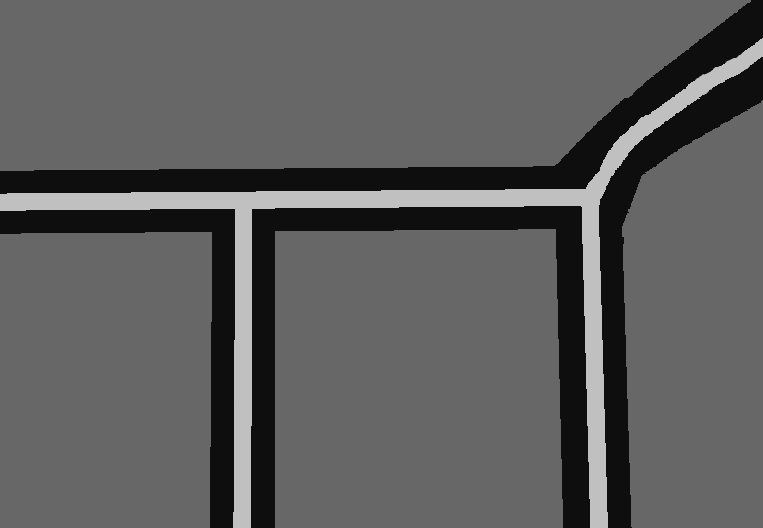
#> input picture RRt_Conf/prototipos/Pb4.png, 763 x 528 px
$ python rrt_basico_siar_v0_mejorado.py
#> lines starting #> are read from the running program, lines starting #| are printed output that depends on the picture; after the words box and inside, x2 and y2 are one past the last pixel; in counts of white or black regions, pixels touching at a corner belong together
### RRt_Conf/prototipos/rrt_basico_siar_validacion_mejorada.py
import math
import random

import cv2
import numpy as np


seccion_tunel_m = 1
escala_px_por_m = 62 / seccion_tunel_m
tabla_configuraciones = [
    (0, 0.51, 0.14),
    (10, 0.58, 0.12),
    (20, 0.64, 0.09),
    (30, 0.68, 0.06),
    (40, 0.70, 0.04),
    (50, 0.71, 0.02),
    (60, 0.71, 0.00),
    (70, 0.71, -0.01),
    (80, 0.70, -0.03),
    (90, 0.69, -0.05),
    (100, 0.68, -0.07),
    (110, 0.66, -0.08),
    (120, 0.64, -0.10),
    (130, 0.61, -0.11),
    (140, 0.58, -0.12),
    (150, 0.51, -0.14),
]


def calcular_largo(ancho):
    return -0.675 * ancho + 1.3175


def _datos_sensor(sensor_id):
    return tabla_configuraciones[sensor_id // 10][1:]


class Nodo:
    def __init__(self, x, y, theta, sensor_id, padre=None):
        self.x = x
        self.y = y
        self.theta = theta
        self.sensor_id = sensor_id
        self.padre = padre

    def distancia(self, otro):
        return math.hypot(self.x - otro.x, self.y - otro.y)


class RRT_SIAR:
    def __init__(self, mapa_path):
#> called with mapa_path = 'RRt_Conf/prototipos/Pb4.png'
        self.mapa = cv2.imread(mapa_path)
#> self.mapa is the input picture: shape (528, 763, 3); mean B, G, R 93.2, 93.2, 93.2
        self.gray = cv2.cvtColor(self.mapa, cv2.COLOR_BGR2GRAY)
        self.mask_walls = cv2.inRange(self.gray, 90, 110)
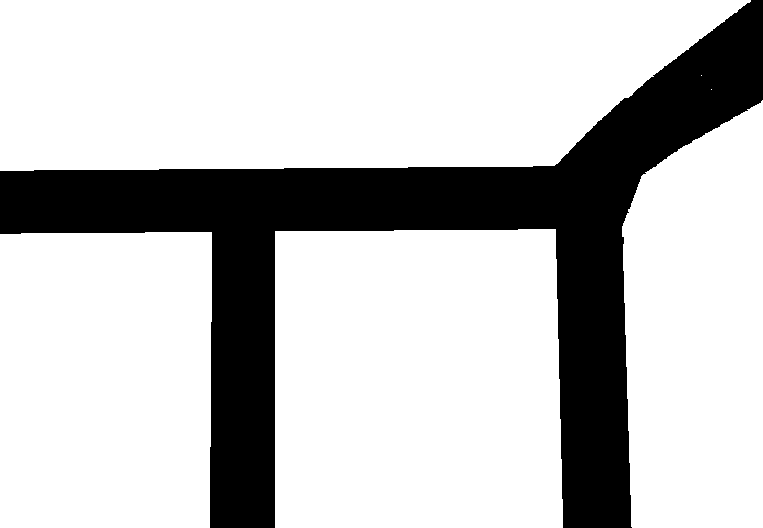
#> self.mask_walls: shape (528, 763); 76.5% white; 1 black region, box (x1, y1, x2, y2) and area: (0, 0, 763, 528) 94478
        self.mask_gutter = cv2.inRange(self.gray, 160, 200)
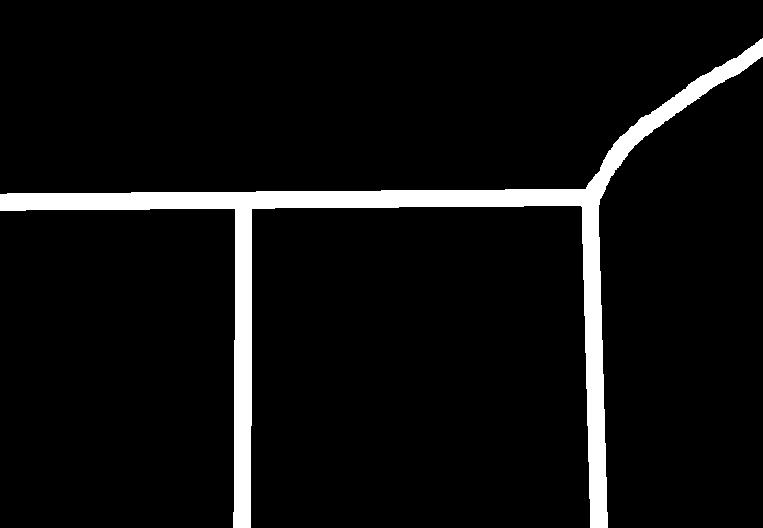
#> self.mask_gutter: shape (528, 763); 6.2% white; 1 white region, box (x1, y1, x2, y2) and area: (0, 38, 763, 528) 25035
        self.kernel3 = cv2.getStructuringElement(cv2.MORPH_ELLIPSE, (3, 3))
        self.height, self.width = self.gray.shape
#> self.height = 528; self.width = 763
        self.nodos = []

    def _rotar_cuerpo(self, x, y, theta, width_px, length_px):
        dx = width_px / 2.0
        dy = length_px / 2.0
        cos_t = math.cos(theta)
        sin_t = math.sin(theta)
        esquinas = np.array([[-dx, -dy], [dx, -dy], [dx, dy], [-dx, dy]], dtype=np.float32)

        cuerpo = np.empty_like(esquinas)
        for i, (px, py) in enumerate(esquinas):
            cuerpo[i] = [
                x + (px * cos_t - py * sin_t),
                y + (px * sin_t + py * cos_t),
            ]

        return cuerpo, cos_t, sin_t

    def validar_configuracion(self, x, y, theta, sensor_id):
        ancho, offset = _datos_sensor(sensor_id)
        largo = calcular_largo(ancho)
        width_px = max(1.0, ancho * escala_px_por_m)
        length_px = max(1.0, largo * escala_px_por_m)
        offset_px = offset * escala_px_por_m

        cuerpo, cos_t, sin_t = self._rotar_cuerpo(x, y, theta, width_px, length_px)
        cuerpo_i = cuerpo.astype(np.int32)
        if (
            (cuerpo[:, 0].min() < 0)
            or (cuerpo[:, 0].max() >= self.width)
            or (cuerpo[:, 1].min() < 0)
            or (cuerpo[:, 1].max() >= self.height)
        ):
            return False

        margin = int(max(1, round(width_px * 0.5 + 2)))
        ksz = max(3, margin | 1)
        kernel = cv2.getStructuringElement(cv2.MORPH_ELLIPSE, (ksz, ksz))
        paredes_dilatadas = cv2.dilate(self.mask_walls, kernel)

        mascara_robot = np.zeros_like(self.gray)
        cv2.fillPoly(mascara_robot, [cuerpo_i], 255)
        if cv2.countNonZero(cv2.bitwise_and(mascara_robot, paredes_dilatadas)) > 0:
            return False

        wheel_dx = width_px / 2.0 * 0.95
        wheel_dy = length_px / 2.5
        wheel_offsets = [
            (-wheel_dx, -wheel_dy),
            (-wheel_dx, 0.0),
            (-wheel_dx, +wheel_dy),
            (+wheel_dx, -wheel_dy),
            (+wheel_dx, 0.0),
            (+wheel_dx, +wheel_dy),
        ]

        support_pts = []
        for wx_off, wy_off in wheel_offsets:
            wx = int(round(x + (wx_off * cos_t - wy_off * sin_t)))
            wy = int(round(y + (wx_off * sin_t + wy_off * cos_t)))
            if 0 <= wx < self.width and 0 <= wy < self.height:
                if paredes_dilatadas[wy, wx] == 0 and self.mask_gutter[wy, wx] != 255:
                    support_pts.append([wx, wy])

        if len(support_pts) < 3:
            return False

        cmx = int(round(x))
        cmy = int(round(y + offset_px * math.cos(theta)))
        hull = cv2.convexHull(np.array(support_pts, dtype=np.int32))
        if cv2.pointPolygonTest(hull.astype(np.float32), (float(cmx), float(cmy)), False) < 0:
            return False

        return True

    def generar_configuracion_valida(self):
        gutter_band = cv2.dilate(self.mask_gutter, self.kernel3)
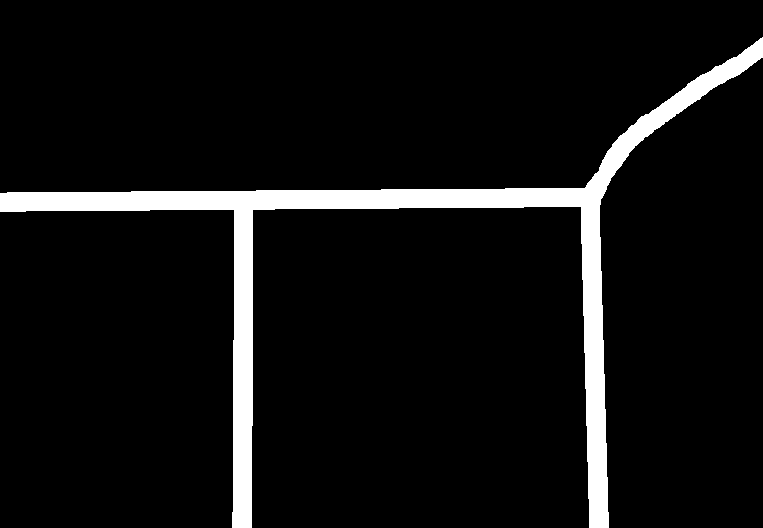
#> gutter_band: shape (528, 763); 6.9% white; 1 white region, box (x1, y1, x2, y2) and area: (0, 37, 763, 528) 27870
        for _ in range(2000):
            y = np.random.randint(0, self.height)
            x = np.random.randint(0, self.width)
            if gutter_band[y, x] != 255:
                continue

            theta = random.uniform(0, 2 * math.pi)
            sensor_id, _, _ = random.choice(tabla_configuraciones)
            if self.validar_configuracion(x, y, theta, sensor_id):
                return Nodo(x, y, theta, sensor_id)

        return None

    # [10 lines left out: function conectar_nodos, not called in this run]

### RRt_Conf/prototipos/rrt_basico_siar_v0_mejorado.py
import math
from pathlib import Path

import cv2
import matplotlib.pyplot as plt
import numpy as np

from rrt_basico_siar_validacion_mejorada import (
    RRT_SIAR,
    calcular_largo,
    tabla_configuraciones,
)


escala_px_por_m = 62
wheel_size = 4
max_iteraciones = 300
epsilon = 10
RUTA_MAPA = Path(__file__).with_name("Pb4.png")


# [122 lines left out: functions construir_arbol, dibujar_arbol, reconstruir_trayecto, dibujar_configuracion, not called in this run]


def main():
    if not RUTA_MAPA.exists():
        raise FileNotFoundError(f"No se encuentra el mapa: {RUTA_MAPA}")

    print(f"Cargando mapa desde: {RUTA_MAPA}")
    rrt = RRT_SIAR(str(RUTA_MAPA))
    inicio = rrt.generar_configuracion_valida()
    objetivo = rrt.generar_configuracion_valida()
#> the loop in generar_configuracion_valida (call 2), `for _ in range(2000):` made 2000 passes
#> (sensor_id, ancho in validar_configuracion, offset in validar_configuracion, largo in validar_configuracion, width_px in validar_configuracion, length_px in validar_configuracion, offset_px in validar_configuracion) on passes 15, 23, 29: (80, 0.7, -0.03, 0.845, 43.4, 52.39, -1.86), (120, 0.64, -0.1, 0.885, 39.68, 54.9, -6.2), (0, 0.51, 0.14, 0.973, 31.62, 60.34, 8.68)
    if inicio is None or objetivo is None:
        print("No se pudo generar una configuracion inicial u objetivo valida.")
        return

    nodos, encontrado = construir_arbol(rrt, inicio, objetivo)
    if not nodos:
        print("No se pudo inicializar el arbol RRT.")
        return

    print(f"Nodos generados: {len(nodos)}")

    img_arbol = dibujar_arbol(rrt, nodos, inicio, objetivo)

    plt.ion()
    fig, ax = plt.subplots(figsize=(10, 8))
    ax.imshow(cv2.cvtColor(img_arbol, cv2.COLOR_BGR2RGB))
    ax.set_title("Arbol RRT con validacion mejorada")
    ax.axis("off")
    plt.pause(2)

    if not encontrado:
        print("No se encontro una trayectoria valida.")
        plt.ioff()
        plt.show()
        return

    img_base = img_arbol.copy()
    trayecto = reconstruir_trayecto(inicio, objetivo)
    for i, nodo in enumerate(trayecto):
        imagen, ancho = dibujar_configuracion(rrt, img_base, nodo)
        print(
            f"Paso {i}: x={int(nodo.x)}, y={int(nodo.y)}, "
            f"theta={nodo.theta:.2f} rad, sensor={nodo.sensor_id}, ancho={ancho:.2f} m"
        )

        ax.clear()
        ax.imshow(cv2.cvtColor(imagen, cv2.COLOR_BGR2RGB))
        ax.set_title(f"Configuracion mejorada paso {i}")
        ax.axis("off")
        plt.pause(1.0)

    plt.ioff()
    plt.show()


if __name__ == "__main__":
    main()

$ run again, with RRt_Conf/prototipos/rrt_SIAR_v0_1.png copied over RRt_Conf/prototipos/Pb4.png
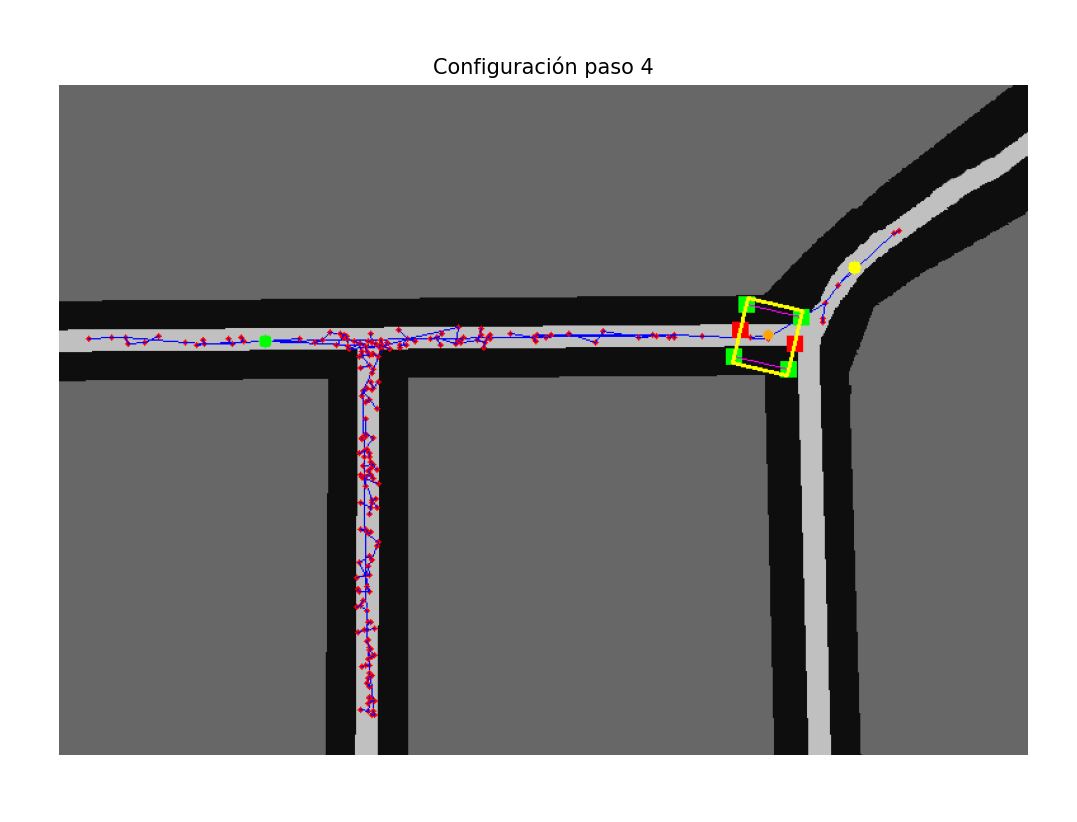
#> input picture RRt_Conf/prototipos/rrt_SIAR_v0_1.png, 1077 x 822 px
#> in __init__, self.mapa is the input picture: shape (822, 1077, 3); mean B, G, R 135.5, 135.2, 135.9
#> in __init__, `self.mask_walls = cv2.inRange(self.gray, 90, 110)`:
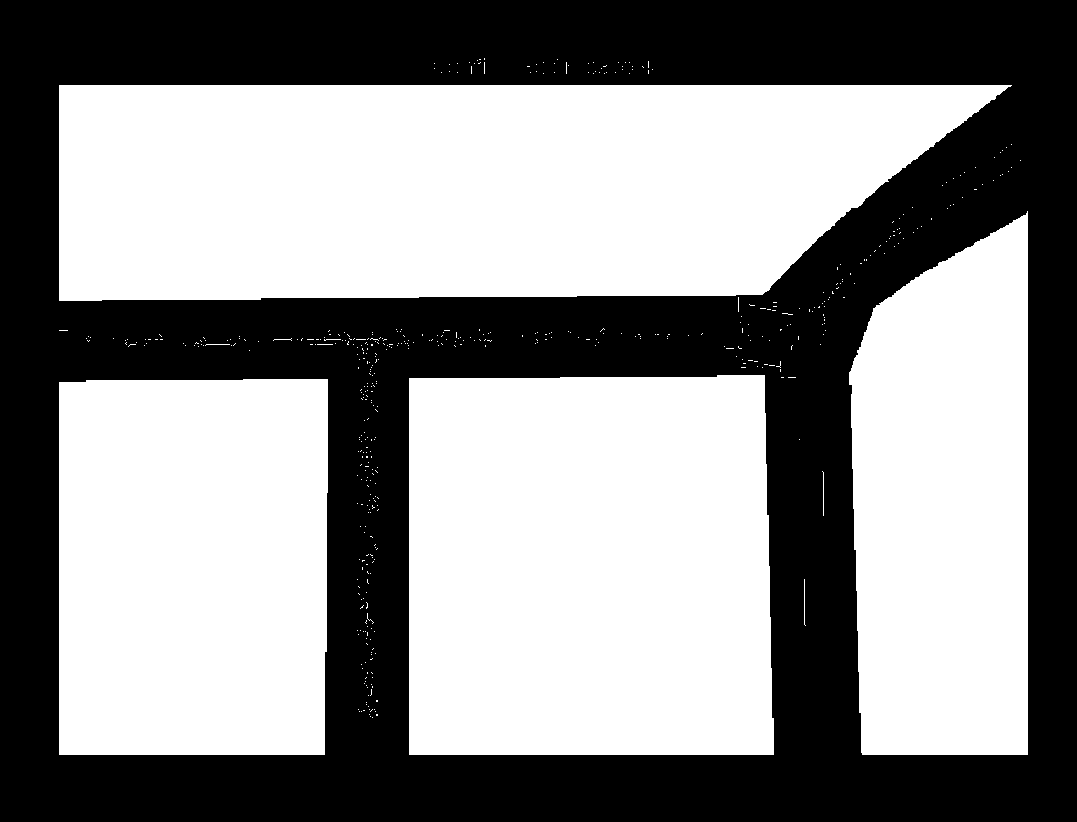
#> self.mask_walls: shape (822, 1077); 56.1% white; 1 black region, box (x1, y1, x2, y2) and area: (0, 0, 1077, 822) 388769
#> self.mask_gutter: shape (822, 1077); 3.7% white; 187 white regions (150 under 20 px), largest, box (x1, y1, x2, y2) and area: (798, 133, 1028, 755) 14371, (59, 327, 455, 352) 5571, (486, 336, 736, 348) 2296
#> in generar_configuracion_valida, `gutter_band = cv2.dilate(self.mask_gutter, self.kernel3)`:
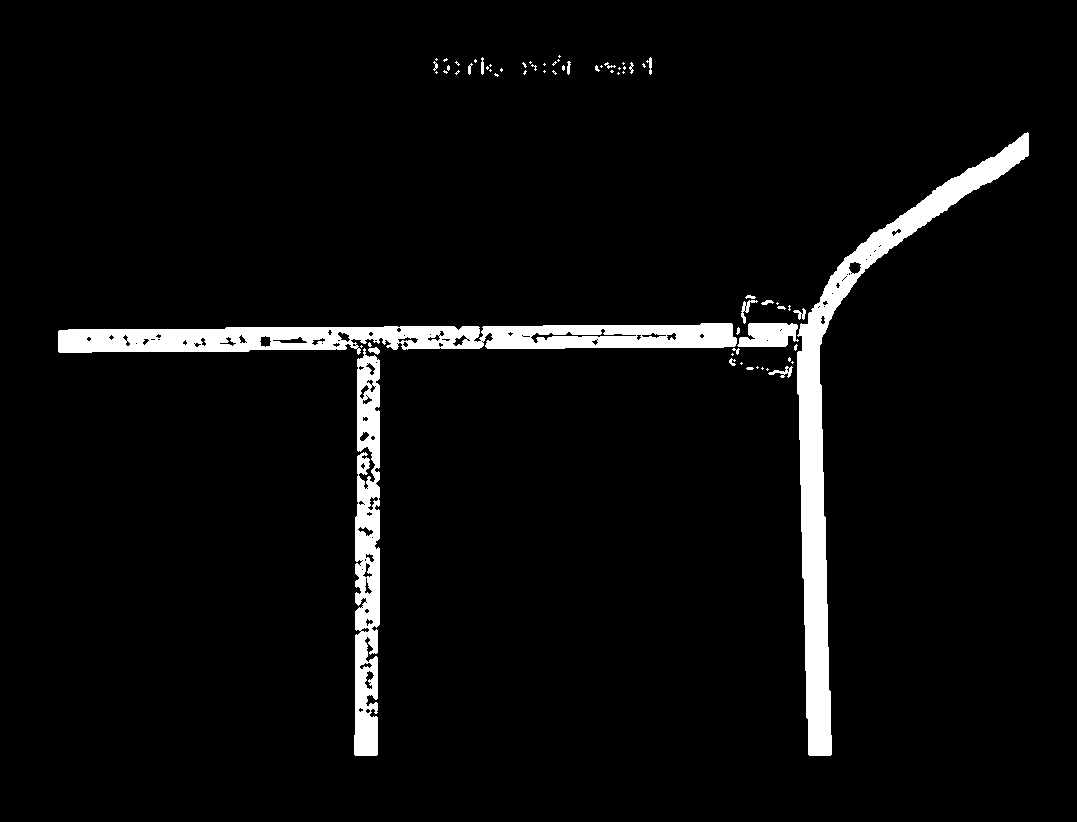
#> gutter_band: shape (822, 1077); 4.6% white; 67 white regions (45 under 20 px), largest, box (x1, y1, x2, y2) and area: (797, 132, 1029, 756) 16098, (58, 323, 737, 355) 14147, (354, 348, 380, 756) 7986
#> the loop in generar_configuracion_valida (call 2), `for _ in range(2000):` made 2000 passes
#> (sensor_id, ancho in validar_configuracion, offset in validar_configuracion, largo in validar_configuracion, width_px in validar_configuracion, length_px in validar_configuracion, offset_px in validar_configuracion) on passes 4, 30: (90, 0.69, -0.05, 0.852, 42.78, 52.81, -3.1), (110, 0.66, -0.08, 0.872, 40.92, 54.06, -4.96)
